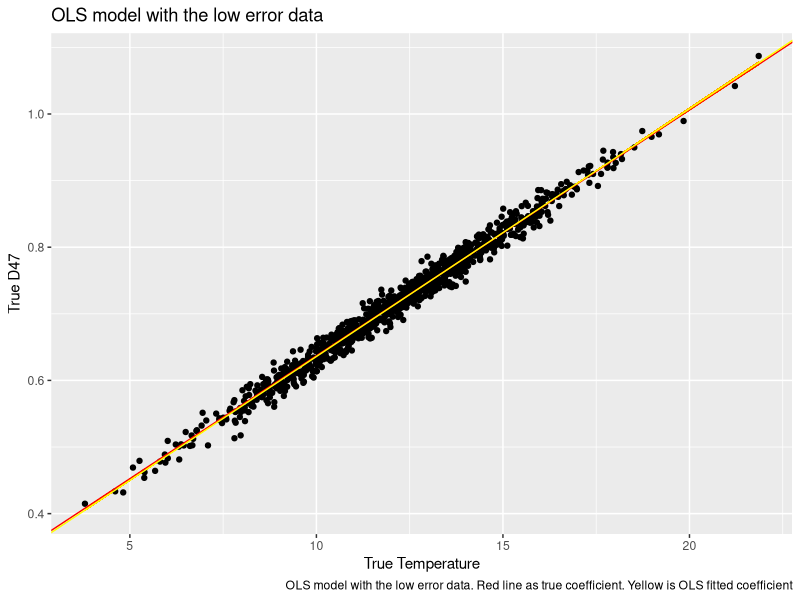
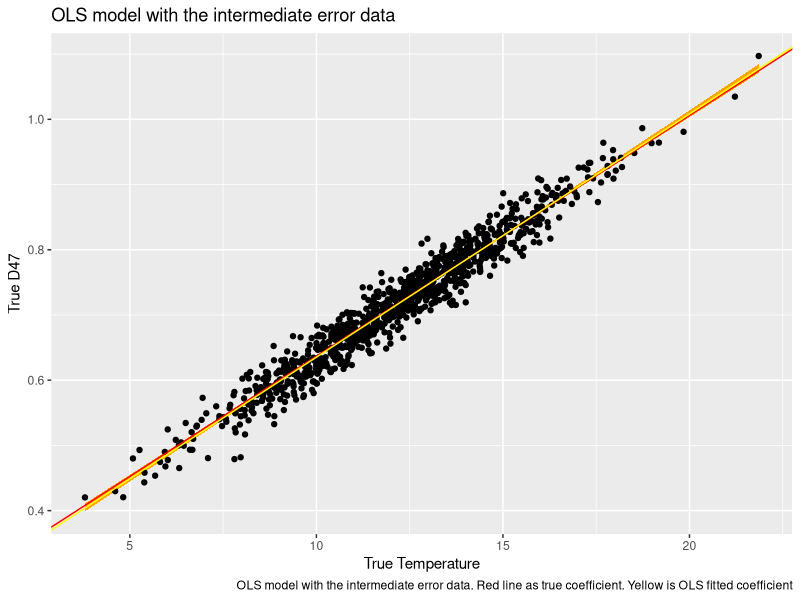
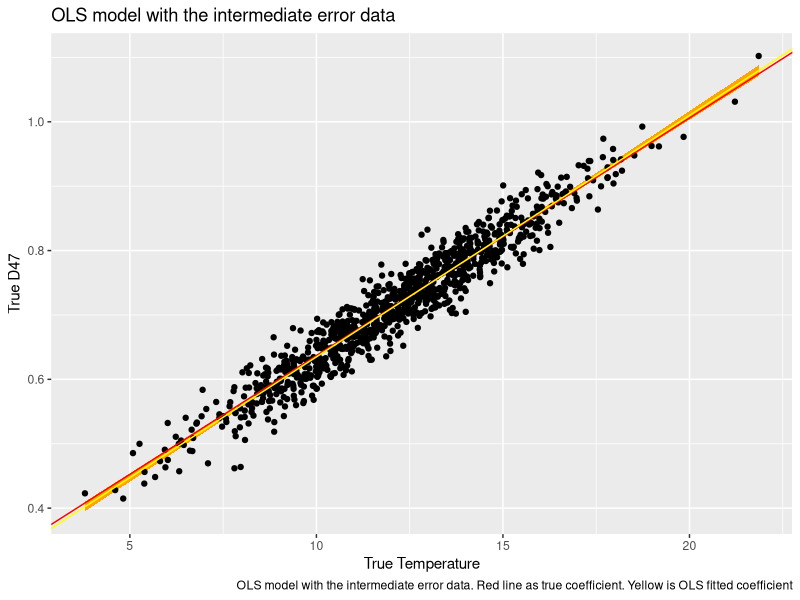

Recreate these plots in R, in order.
## ---- chunk 1
knitr::opts_chunk$set(echo = TRUE, warning = FALSE, message = FALSE)

library(tidyverse)
library(dplyr)
library(ggplot2)
library(boot)
library(knitr)
## ---- chunk 2
data_low <- read_csv("../Data/Dataset_S1_Mar8.csv")
data_intermediate <- read_csv("../Data/Dataset_S2_Mar8.csv")
data_high <- read_csv("../Data/Dataset_S3_Mar8.csv")
## ---- chunk 3
# https://www.statmethods.net/advstats/bootstrapping.html
# Boot library docs
# calculate the coefficient
OLS_boot <- function(formula, data, indices) {
  d <- data[indices,]                                 # allows boot to select sample
  mark <- sample(                                     # Mark for train-test
    c(rep(0, 0.7*nrow(d)), 
    c(rep(1, 0.3*nrow(d)))))      
  train <- d[mark == 0,]                              # train data
  test <- d[mark == 1,]                               # test data
  fit <- lm(formula, data=train)                      # the OLS model
  train_MSE <- mean((train$D47 - predict(fit))^2)     # Train set MSE
  test_MSE <- mean((test$D47 - predict(fit, newdata = test))^2)# Test set MSE
  return(c(coef(fit), train_MSE, test_MSE))                    # get intercept
}

# The OLS function with bootstrapping
OLS <- function(seed, statistic, dataSet, formula, replicate){
  set.seed(seed)
  results <- boot(data = dataSet,
                  statistic = statistic,
                  R = replicate,
                  formula = formula)
  
  CI_Intecept <- boot.ci(results, type="bca", index=1)
  Intercept_names <- c("Median Intercept", "Intercept Std. Error", "2.5%", "92.5%")
  Intercept_values <- c(median(results$t[,1]), sd(results$t[,1]), CI_Intecept$bca[4], CI_Intecept$bca[5])
  names(Intercept_values) <- Intercept_names
  
  CI_Slope <- boot.ci(results, type="bca", index=2)
  Slope_names <- c("Median Slope", "Slope Std. Error", "2.5%", "92.5%")
  Slope_values <- c(median(results$t[,2]), sd(results$t[,2]), CI_Slope$bca[4], CI_Slope$bca[5])
  names(Slope_values) <- Slope_names
  
  MSE_names <- c("Median Train MSE", "Median Test MSE")
  MSE_values <- c(median(results$t[,3]), median(results$t[,4]))
  names(MSE_values) <- MSE_names
  
  
  Intercept_values %>% kable()
  Slope_values %>% kable()
  MSE_values %>% kable()
  
  return (c(Intercept_values, Slope_values, MSE_values))
}

# create data visualization
createPlot <- function(data, result, title, caption) {
  data %>% 
    ggplot(aes(x = x_TRUE, y=y_TRUE)) + 
    geom_ribbon(aes(ymin = result[7] * x_TRUE + result[4] , ymax = result[8] * x_TRUE + result[3]), fill = "orange") +
    geom_point() +
    geom_abline(slope = 0.0369, intercept = 0.268, color = 'red') +
    geom_abline(slope = result[5], intercept = result[1], color = 'yellow') + 
    labs(title = title,
         caption = caption) + 
    xlab("True Temperature") + 
    ylab("True D47")
}

## ---- chunk 4
result_low <- OLS(1234, OLS_boot, data_low, D47~Temperature, 1000)

rbind(result_low) %>% kable()
## ---- chunk 5
createPlot(data_low, 
           result_low, 
           "OLS model with the low error data", 
           "OLS model with the low error data. Red line as true coefficient. Yellow is OLS fitted coefficient")
## ---- chunk 6

result_intermediate <- OLS(1234, OLS_boot, data_intermediate, D47~Temperature, 1000)

rbind(result_intermediate) %>% kable()
## ---- chunk 7
createPlot(data_intermediate, 
           result_intermediate, 
           "OLS model with the intermediate error data", 
           "OLS model with the intermediate error data. Red line as true coefficient. Yellow is OLS fitted coefficient")
## ---- chunk 8


result_high <- OLS(1234, OLS_boot, data_high, D47~Temperature, 1000)

rbind(result_high) %>% kable()
## ---- chunk 9
createPlot(data_high, 
           result_high, 
           "OLS model with the intermediate error data", 
           "OLS model with the intermediate error data. Red line as true coefficient. Yellow is OLS fitted coefficient")
## ---- chunk 10
rbind(result_low, result_intermediate, result_high) %>% kable()
